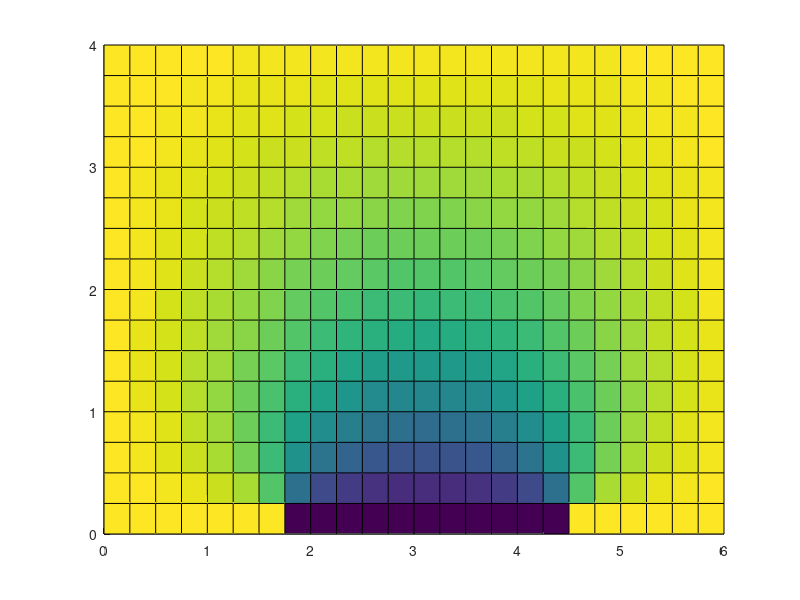

Recreate this plot in MATLAB. (Note: this script raises an error after producing the figure.)
clear all
% clf
nx = 25;
ny = 17;
xmin = 0;
xmax = 6;
ymin = 0;
ymax = 4;
tic
dx = (xmax - xmin) / (nx - 1);
dy = (ymax - ymin) / (ny - 1);

u = zeros(nx,ny);
ud = zeros(nx,ny);

x = linspace(xmin,xmax,nx);
y = linspace(ymin,ymax,ny);


l1norm_target = 1E-6;
l1norm = 1;

% while l1norm > l1norm_target
%     un = u;
%     for i=2:nx-1
%     for j=2:ny-1
%         u(i,j) = ((un(i+1,j)+un(i-1,j))*dy^2+ (un(i,j+1)+un(i,j-1))*dx^2 )/((dx^2+dy^2)*2);
%     end
%     end
%     u(:,end) = 1;
%     l1norm = sum(abs(u(:))-abs(un(:)))/(sum(abs(un(:))));
% end


u(:,1) = 1;
u(1:7,end) = 0;
u(8:end,end) = 1;
u(1,:) = 1;
u(end,:) = 1;
iter = 0;
while l1norm > l1norm_target
    un = u;
    for i=2:nx-1
    for j=2:ny-1
        u(i,j) = ((un(i+1,j)+u(i-1,j))*dy^2+ (un(i,j+1)+u(i,j-1))*dx^2 )/((dx^2+dy^2)*2);
    end
    end
    u(1:8,1) = 1;
    u(8:18,1) = 0;
    u(19:25,1) = 1;
    u(:,end) = 1;
    u(1,:) = 1;
    u(end,:) = 1;
    iter = iter + 1;
%     l1norm = sum(abs(u(:))-abs(un(:)))/(sum(abs(un(:))));
%     l1norm(iter) = sum(abs(u(:))-abs(un(:)));
%     l2norm(iter) = (sum((abs(u(:))-abs(un(:))).^2)).^0.5;
%     linfnorm(iter) = max(abs(u(:))-abs(un(:)));
    l1norm(iter) = norm(u(:)-un(:),1);
    l2norm(iter) = norm(u(:)-un(:));
    linfnorm(iter) = norm(u(:)-un(:),Inf);
end
xx = 0:0.25:6;
yy = 0:0.25:4;
[xx,yy] = meshgrid(yy,xx);
figure(1)
surface(yy,xx,u);
% colorbar
% shading interp
% figure(2)
% hold on
% contour(yy,xx,u)
% grid on
toc
iter
solnplot(yy,xx,u);
errorplot(iter,l1norm,l2norm,linfnorm)
